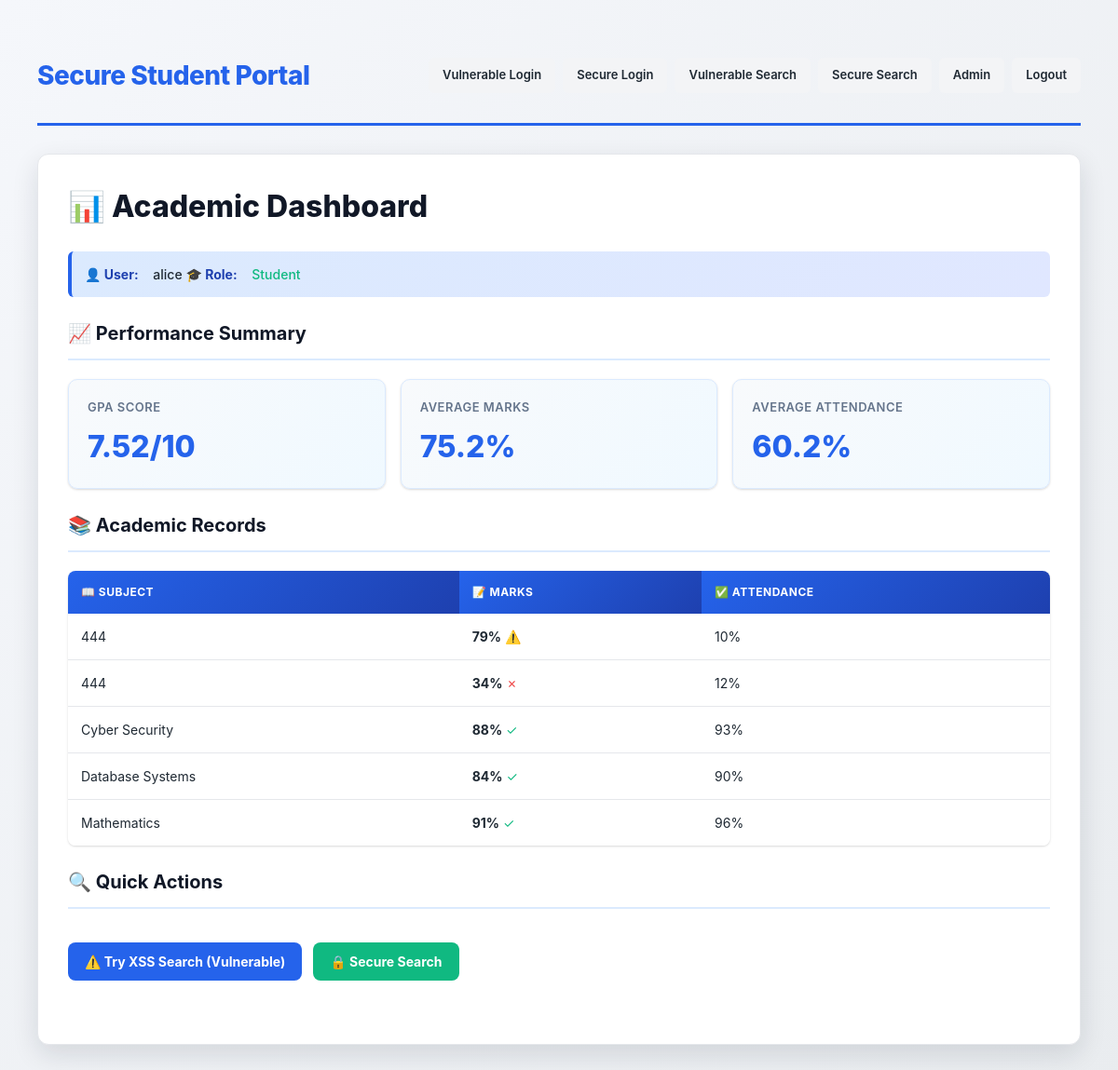
/dashboard (signed in), run on the app's committed database.
### tables this page shows
CREATE TABLE users (
            id INTEGER PRIMARY KEY AUTOINCREMENT,
            username TEXT UNIQUE NOT NULL,
            password_hash TEXT NOT NULL,
            role TEXT NOT NULL CHECK(role IN ('student', 'admin')),
            failed_attempts INTEGER NOT NULL DEFAULT 0,
            lock_until TEXT
        );

CREATE TABLE records (
            id INTEGER PRIMARY KEY AUTOINCREMENT,
            user_id INTEGER NOT NULL,
            subject TEXT NOT NULL,
            marks INTEGER NOT NULL,
            attendance INTEGER NOT NULL,
            FOREIGN KEY(user_id) REFERENCES users(id)
        );

### app.py (the view)
@app.route("/dashboard")
def dashboard():
    user = login_required()
    if not user:
        return redirect(url_for("login"))
    conn = get_db()
    cur = conn.cursor()
    if user["role"] == "admin":
        cur.execute(
            """
            SELECT records.*, users.username
            FROM records
            JOIN users ON users.id = records.user_id
            ORDER BY users.username, records.subject
            """
        )
    else:
        cur.execute("SELECT records.*, ? AS username FROM records WHERE user_id = ? ORDER BY subject", (user["username"], user["id"]))
    records = cur.fetchall()
    conn.close()
    summary = calculate_summary(records)
    return render_template("dashboard.html", user=user, records=records, summary=summary)

### app.py (called while the page is built)
def get_db():
    conn = sqlite3.connect(DB_PATH)
    conn.row_factory = sqlite3.Row
    return conn

def current_user():
    user_id = session.get("user_id")
    if not user_id:
        return None
    conn = get_db()
    cur = conn.cursor()
    cur.execute("SELECT * FROM users WHERE id = ?", (user_id,))
    user = cur.fetchone()
    conn.close()
    return user

def login_required():
    user = current_user()
    if not user:
        return None
    return user

def calculate_summary(records):
    if not records:
        return {"gpa": 0, "average_marks": 0, "average_attendance": 0}
    avg_marks = sum(row["marks"] for row in records) / len(records)
    avg_attendance = sum(row["attendance"] for row in records) / len(records)
    gpa = round((avg_marks / 100) * 10, 2)
    return {
        "gpa": gpa,
        "average_marks": round(avg_marks, 2),
        "average_attendance": round(avg_attendance, 2),
    }

### templates/dashboard.html (shortened to what this page needs)
{% extends "base.html" %}
{% block content %}
<section class="panel">
  <h1>📊 Academic Dashboard</h1>
  <div class="user-info">
    <strong>👤 User:</strong> {{ user["username"] }}
    <strong>🎓 Role:</strong> {% if user["role"] == "admin" %}<span style="color: #dc2626;">Admin</span>{% else %}<span style="color: #10b981;">Student</span>{% endif %}
  </div>
  <h2>📈 Performance Summary</h2>
  <div class="grid">
    <div class="metric">
      <span>GPA Score</span>
      <strong>{{ summary.gpa }}/10</strong>
    </div>
    <div class="metric">
      <span>Average Marks</span>
      <strong>{{ summary.average_marks }}%</strong>
    </div>
    <div class="metric">
      <span>Average Attendance</span>
      <strong>{{ summary.average_attendance }}%</strong>
    </div>
  </div>
  <h2>📚 Academic Records</h2>
  <div class="table-wrapper">
    <table>
      <tr>
        <th>📖 Subject</th>
        <th>📝 Marks</th>
        <th>✅ Attendance</th>
      </tr>
      {% for record in records %}
        <tr>
          <td>{{ record["subject"] }}</td>
          <td>
            <strong>{{ record["marks"] }}%</strong>
            {% if record["marks"] >= 80 %}
              <span style="color: #10b981;">✓</span>
            {% elif record["marks"] >= 60 %}
              <span style="color: #f59e0b;">⚠️</span>
            {% else %}
              <span style="color: #ef4444;">✗</span>
            {% endif %}
          </td>
          <td>{{ record["attendance"] }}%</td>
        </tr>
      {% endfor %}
    </table>
  </div>
  <h2>🔍 Quick Actions</h2>
  <div class="actions">
    <a class="button" href="{{ url_for('search') }}">⚠️ Try XSS Search (Vulnerable)</a>
    <a class="button success" href="{{ url_for('secure_search') }}">🔒 Secure Search</a>
  </div>
</section>
{% endblock %}

### templates/base.html (shortened to what this page needs)
<!doctype html>
<html lang="en">
<head>
  <link rel="stylesheet" href="{{ url_for('static', filename='style.css') }}">
</head>
<body>
  <main class="shell">
    <header class="topbar">
      <a class="brand" href="{{ url_for('dashboard') }}">Secure Student Portal</a>
      <nav class="nav">
        <a href="{{ url_for('login') }}">Vulnerable Login</a>
        <a href="{{ url_for('secure_login') }}">Secure Login</a>
        <a href="{{ url_for('search') }}">Vulnerable Search</a>
        <a href="{{ url_for('secure_search') }}">Secure Search</a>
        <a href="{{ url_for('admin') }}">Admin</a>
        <a href="{{ url_for('logout') }}">Logout</a>
      </nav>
    </header>
    {% block content %}{% endblock %}
  </main>
</body>
</html>

### static/style.css (style rules this page uses)
:root { --primary: #2563eb; --primary-light: #dbeafe; --primary-dark: #1e40af; --success: #10b981; --success-light: #d1fae5; --danger: #ef4444; --danger-light: #fee2e2; --warning: #f59e0b; --warning-light: #fef3c7; --gray-50: #f9fafb; --gray-100: #f3f4f6; --gray-200: #e5e7eb; --gray-300: #d1d5db; --gray-400: #9ca3af; --gray-600: #4b5563; --gray-900: #111827; --text: #1f2933; --shadow: 0 1px 3px rgba(0,0,0,0.1), 0 1px 2px rgba(0,0,0,0.06); --shadow-md: 0 4px 6px rgba(0,0,0,0.1), 0 2px 4px rgba(0,0,0,0.06); --shadow-lg: 0 10px 28px rgba(15, 23, 42, 0.12); }
* { box-sizing: border-box; }
html { scroll-behavior: smooth; }
body { margin: 0; font-family: -apple-system, BlinkMacSystemFont, "Segoe UI", "Roboto", "Oxygen", "Ubuntu", "Cantarell", sans-serif; color: var(--text); background: linear-gradient(135deg, #f5f7fb 0%, #e9ecef 100%); min-height: 100vh; line-height: 1.5; }
a { color: var(--primary); text-decoration: none; transition: all 0.2s ease; }
.shell { width: min(1200px, calc(100% - 40px)); margin: 0 auto; padding: 40px 20px; }
.topbar { display: flex; align-items: center; justify-content: space-between; gap: 20px; padding: 20px 0 30px; border-bottom: 3px solid var(--primary); margin-bottom: 30px; flex-wrap: wrap; }
.brand { font-size: 28px; font-weight: 800; color: var(--primary); letter-spacing: -0.5px; }
.nav { display: flex; flex-wrap: wrap; gap: 8px; align-items: center; }
.nav a { padding: 8px 14px; border-radius: 6px; font-size: 13px; font-weight: 600; transition: all 0.2s ease; background: var(--gray-100); color: var(--text); border: 1px solid transparent; }
.panel { background: #ffffff; border: 1px solid var(--gray-200); border-radius: 12px; padding: 32px; box-shadow: var(--shadow-lg); margin-bottom: 24px; animation: fadeIn 0.3s ease; }
h1 { margin: 0 0 24px 0; font-size: 32px; font-weight: 800; color: var(--gray-900); }
h2 { margin: 24px 0 16px 0; font-size: 20px; font-weight: 700; color: var(--gray-900); border-bottom: 2px solid var(--primary-light); padding-bottom: 12px; }
.success { background: #d1fae5; border-left: 4px solid var(--success); color: #065f46; padding: 14px; border-radius: 6px; margin: 16px 0; font-weight: 600; }
button, .button { display: inline-flex; justify-content: center; align-items: center; min-height: 40px; padding: 10px 18px; border: 0; border-radius: 8px; background: var(--primary); color: #ffffff; font-weight: 700; font-size: 14px; cursor: pointer; transition: all 0.2s ease; text-decoration: none; white-space: nowrap; }
.button.success { background: var(--success); }
.actions { display: flex; flex-wrap: wrap; gap: 12px; align-items: center; margin: 20px 0; }
.grid { display: grid; grid-template-columns: repeat(auto-fit, minmax(250px, 1fr)); gap: 16px; margin: 20px 0; }
.metric { background: linear-gradient(135deg, #f8fafc 0%, #f0f9ff 100%); border: 1px solid var(--primary-light); border-radius: 10px; padding: 20px; box-shadow: var(--shadow); transition: all 0.2s ease; }
.metric span { display: block; color: #64748b; font-size: 13px; font-weight: 600; margin-bottom: 8px; text-transform: uppercase; letter-spacing: 0.5px; }
.metric strong { display: block; font-size: 32px; font-weight: 800; color: var(--primary); margin-top: 4px; }
.table-wrapper { overflow-x: auto; margin: 20px 0; border-radius: 8px; box-shadow: var(--shadow); }
table { width: 100%; border-collapse: collapse; background: #ffffff; font-size: 14px; }
th { background: linear-gradient(135deg, var(--primary) 0%, var(--primary-dark) 100%); color: #ffffff; padding: 14px; text-align: left; font-weight: 700; text-transform: uppercase; font-size: 12px; letter-spacing: 0.5px; }
td { padding: 14px; border-bottom: 1px solid var(--gray-200); color: var(--text); }
tr:last-child td { border-bottom: none; }
.user-info { background: linear-gradient(135deg, var(--primary-light) 0%, #e0e7ff 100%); border-left: 4px solid var(--primary); padding: 14px; border-radius: 6px; margin: 16px 0; font-size: 14px; font-weight: 500; }
.user-info strong { color: var(--primary-dark); display: inline-block; margin-right: 12px; }

### data on the page
users: username "alice"
records: subject "444", marks "79", attendance "10"
records: subject "444", marks "34", attendance "12"
records: subject "Cyber Security", marks "88", attendance "93"
records: subject "Database Systems", marks "84", attendance "90"
records: subject "Mathematics", marks "91", attendance "96"

### other printed values
{{ summary.gpa }} "7.52"
{{ summary.average_marks }} "75.2"
{{ summary.average_attendance }} "60.2"
